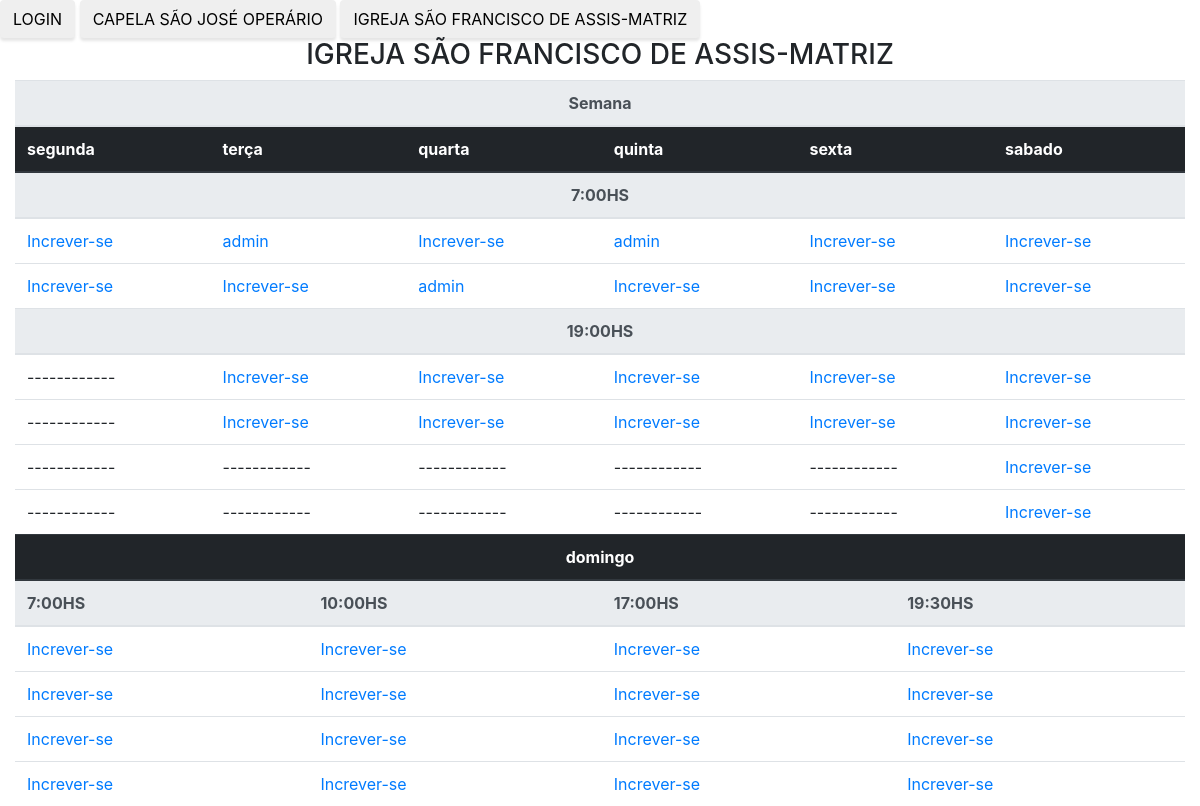
/?pag=1, run on the app's committed database.
### tables this page shows
CREATE TABLE `escala_igreja` (
  `segunda_manha1` varchar(20) NOT NULL,
  `segunda_manha2` varchar(20) NOT NULL,
  `segunda_noite1` varchar(20) NOT NULL,
  `segunda_noite2` varchar(20) NOT NULL,
  `terca_manha1` varchar(20) NOT NULL,
  `terca_manha2` varchar(20) NOT NULL,
  `terca_noite1` varchar(20) NOT NULL,
  `terca_noite2` varchar(20) NOT NULL,
  `quarta_manha1` varchar(20) NOT NULL,
  `quarta_manha2` varchar(20) NOT NULL,
  `quarta_noite1` varchar(20) NOT NULL,
  `quarta_noite2` varchar(20) NOT NULL,
  `quinta_manha1` varchar(20) NOT NULL,
  `quinta_manha2` varchar(20) NOT NULL,
  `quinta_noite1` varchar(20) NOT NULL,
  `quinta_noite2` varchar(20) NOT NULL,
  `sexta_manha1` varchar(20) NOT NULL,
  `sexta_manha2` varchar(20) NOT NULL,
  `sexta_noite1` varchar(20) NOT NULL,
  `sexta_noite2` varchar(20) NOT NULL,
  `sabado_manha1` varchar(20) NOT NULL,
  `sabado_manha2` varchar(20) NOT NULL,
  `sabado_noite1` varchar(20) NOT NULL,
  `sabado_noite2` varchar(20) NOT NULL,
  `sabado_noite3` varchar(20) NOT NULL,
  `sabado_noite4` varchar(20) NOT NULL,
  `domingo_manhaA1` varchar(20) NOT NULL,
  `domingo_manhaA2` varchar(20) NOT NULL,
  `domingo_manhaA3` varchar(20) NOT NULL,
  `domingo_manhaA4` varchar(20) NOT NULL,
  `domingo_manhaB1` varchar(20) NOT NULL,
  `domingo_manhaB2` varchar(20) NOT NULL,
  `domingo_manhaB3` varchar(20) NOT NULL,
  `domingo_manhaB4` varchar(30) NOT NULL,
  `domingo_tarde1` varchar(20) NOT NULL,
  `domingo_tarde2` varchar(20) NOT NULL,
  `domingo_tarde3` varchar(20) NOT NULL,
  `domingo_tarde4` varchar(30) NOT NULL,
  `domingo_noite1` varchar(20) NOT NULL,
  `domingo_noite2` varchar(20) NOT NULL,
  `domingo_noite3` varchar(30) NOT NULL,
  `domingo_noite4` varchar(30) NOT NULL,
  `domingo_capela1` varchar(30) NOT NULL,
  `domingo_capela2` varchar(30) NOT NULL,
  `domingo_capela3` varchar(30) NOT NULL,
  `domingo_capela4` varchar(30) NOT NULL,
  `mes` varchar(2) NOT NULL,
  `id` int(11) NOT NULL
);

### tabela_igreja.php (the view, shortened to what this page needs)
<?php
	$sql= "SELECT * FROM escala_igreja WHERE mes= DATE_FORMAT(now(), '%m')";
	$result = mysqli_query($conn,$sql);
	$row =  mysqli_fetch_assoc($result);
	$segunda_manha1  = @$row['segunda_manha1']?"  <a href='crud.php?ok_escala=true&segunda_manha1=false'>".$row['segunda_manha1']."</a>":"<a href='crud.php?ok_escala=true&segunda_manha1=true'>Increver-se</a>";
	$segunda_manha2  = @$row['segunda_manha2']?"  <a href='crud.php?ok_escala=true&segunda_manha2=false'>".$row['segunda_manha2']."</a>":"<a href='crud.php?ok_escala=true&segunda_manha2=true'>Increver-se</a>";
	$terca_manha1    = @$row['terca_manha1']?"    <a href='crud.php?ok_escala=true&terca_manha1=false'>".$row['terca_manha1']."</a>":"<a href='crud.php?ok_escala=true&terca_manha1=true'>Increver-se</a>";
	$terca_manha2    = @$row['terca_manha2']?"    <a href='crud.php?ok_escala=true&terca_manha2=false'>".$row['terca_manha2']."</a>":"<a href='crud.php?ok_escala=true&terca_manha2=true'>Increver-se</a>";
	$terca_noite1    = @$row['terca_noite1']?"    <a href='crud.php?ok_escala=true&terca_noite1=false'>".$row['terca_noite1']."</a>":"<a href='crud.php?ok_escala=true&terca_noite1=true'>Increver-se</a>";
	$terca_noite2    = @$row['terca_noite2']?"    <a href='crud.php?ok_escala=true&terca_noite2=false'>".$row['terca_noite2']."</a>":"<a href='crud.php?ok_escala=true&terca_noite2=true'>Increver-se</a>";
	$quarta_manha1   = @$row['quarta_manha1']?"   <a href='crud.php?ok_escala=true&quarta_manha1=false'>".$row['quarta_manha1']."</a>":"<a href='crud.php?ok_escala=true&quarta_manha1=true'>Increver-se</a>";
	$quarta_manha2   = @$row['quarta_manha2']?"   <a href='crud.php?ok_escala=true&quarta_manha2=false'>".$row['quarta_manha2']."</a>":"<a href='crud.php?ok_escala=true&quarta_manha2=true'>Increver-se</a>";
	$quarta_noite1   = @$row['quarta_noite1']?"   <a href='crud.php?ok_escala=true&quarta_noite1=false'>".$row['quarta_noite1']."</a>":"<a href='crud.php?ok_escala=true&quarta_noite1=true'>Increver-se</a>";
	$quarta_noite2   = @$row['quarta_noite2']?"   <a href='crud.php?ok_escala=true&quarta_noite2=false'>".$row['quarta_noite2']."</a>":"<a href='crud.php?ok_escala=true&quarta_noite2=true'>Increver-se</a>";
	$quinta_manha1   = @$row['quinta_manha1']?"   <a href='crud.php?ok_escala=true&quinta_manha1=false'>".$row['quinta_manha1']."</a>":"<a href='crud.php?ok_escala=true&quinta_manha1=true'>Increver-se</a>";
	$quinta_manha2   = @$row['quinta_manha2']?"   <a href='crud.php?ok_escala=true&quinta_manha2=false'>".$row['quinta_manha2']."</a>":"<a href='crud.php?ok_escala=true&quinta_manha2=true'>Increver-se</a>";
	$quinta_noite1   = @$row['quinta_noite1']?"   <a href='crud.php?ok_escala=true&quinta_noite1=false'>".$row['quinta_noite1']."</a>":"<a href='crud.php?ok_escala=true&quinta_noite1=true'>Increver-se</a>";
	$quinta_noite2   = @$row['quinta_noite2']?"   <a href='crud.php?ok_escala=true&quinta_noite2=false'>".$row['quinta_noite2']."</a>":"<a href='crud.php?ok_escala=true&quinta_noite2=true'>Increver-se</a>";
	$sexta_manha1    = @$row['sexta_manha1']?"    <a href='crud.php?ok_escala=true&sexta_manha1=false'>".$row['sexta_manha1']."</a>":"<a href='crud.php?ok_escala=true&sexta_manha1=true'>Increver-se</a>";
	$sexta_manha2    = @$row['sexta_manha2']?"    <a href='crud.php?ok_escala=true&sexta_manha2=false'>".$row['sexta_manha2']."</a>":"<a href='crud.php?ok_escala=true&sexta_manha2=true'>Increver-se</a>";
	$sexta_noite1    = @$row['sexta_noite1']?"    <a href='crud.php?ok_escala=true&sexta_noite1=false'>".$row['sexta_noite1']."</a>":"<a href='crud.php?ok_escala=true&sexta_noite1=true'>Increver-se</a>";
	$sexta_noite2    = @$row['sexta_noite2']?"    <a href='crud.php?ok_escala=true&sexta_noite2=false'>".$row['sexta_noite2']."</a>":"<a href='crud.php?ok_escala=true&sexta_noite2=true'>Increver-se</a>";
	$sabado_manha1   = @$row['sabado_manha1']?"   <a href='crud.php?ok_escala=true&sabado_manha1=false'>".$row['sabado_manha1']."</a>":"<a href='crud.php?ok_escala=true&sabado_manha1=true'>Increver-se</a>";
	$sabado_manha2   = @$row['sabado_manha2']?"   <a href='crud.php?ok_escala=true&sabado_manha2=false'>".$row['sabado_manha2']."</a>":"<a href='crud.php?ok_escala=true&sabado_manha2=true'>Increver-se</a>";
	$sabado_noite1   = @$row['sabado_noite1']?"   <a href='crud.php?ok_escala=true&sabado_noite1=false'>".$row['sabado_noite1']."</a>":"<a href='crud.php?ok_escala=true&sabado_noite1=true'>Increver-se</a>";
	$sabado_noite2   = @$row['sabado_noite2']?"   <a href='crud.php?ok_escala=true&sabado_noite2=false'>".$row['sabado_noite2']."</a>":"<a href='crud.php?ok_escala=true&sabado_noite2=true'>Increver-se</a>";
	$sabado_noite3   = @$row['sabado_noite3']?"   <a href='crud.php?ok_escala=true&sabado_noite3=false'>".$row['sabado_noite3']."</a>":"<a href='crud.php?ok_escala=true&sabado_noite3=true'>Increver-se</a>";
	$sabado_noite4   = @$row['sabado_noite4']?"   <a href='crud.php?ok_escala=true&sabado_noite4=false'>".$row['sabado_noite4']."</a>":"<a href='crud.php?ok_escala=true&sabado_noite4=true'>Increver-se</a>";
	$domingo_manhaA1 = @$row['domingo_manhaA1']?" <a href='crud.php?ok_escala=true&domingo_manhaA1=false'>".$row['domingo_manhaA1']."</a>":"<a href='crud.php?ok_escala=true&domingo_manhaA1=true'>Increver-se</a>";
	$domingo_manhaA2 = @$row['domingo_manhaA2']?" <a href='crud.php?ok_escala=true&domingo_manhaA2=false'>".$row['domingo_manhaA2']."</a>":"<a href='crud.php?ok_escala=true&domingo_manhaA2=true'>Increver-se</a>";
	$domingo_manhaA3 = @$row['domingo_manhaA3']?" <a href='crud.php?ok_escala=true&domingo_manhaA3=false'>".$row['domingo_manhaA3']."</a>":"<a href='crud.php?ok_escala=true&domingo_manhaA3=true'>Increver-se</a>";
	$domingo_manhaA4 = @$row['domingo_manhaA4']?" <a href='crud.php?ok_escala=true&domingo_manhaA4=false'>".$row['domingo_manhaA4']."</a>":"<a href='crud.php?ok_escala=true&domingo_manhaA4=true'>Increver-se</a>";
	$domingo_manhaB1 = @$row['domingo_manhaB1']?" <a href='crud.php?ok_escala=true&domingo_manhaB1=false'>".$row['domingo_manhaB1']."</a>":"<a href='crud.php?ok_escala=true&domingo_manhaB1=true'>Increver-se</a>";
	$domingo_manhaB2 = @$row['domingo_manhaB2']?" <a href='crud.php?ok_escala=true&domingo_manhaB2=false'>".$row['domingo_manhaB2']."</a>":"<a href='crud.php?ok_escala=true&domingo_manhaB2=true'>Increver-se</a>";
	$domingo_manhaB3 = @$row['domingo_manhaB3']?" <a href='crud.php?ok_escala=true&domingo_manhaB3=false'>".$row['domingo_manhaB3']."</a>":"<a href='crud.php?ok_escala=true&domingo_manhaB3=true'>Increver-se</a>";
	$domingo_manhaB4 = @$row['domingo_manhaB4']?" <a href='crud.php?ok_escala=true&domingo_manhaB4=false'>".$row['domingo_manhaB4']."</a>":"<a href='crud.php?ok_escala=true&domingo_manhaB4=true'>Increver-se</a>";
	$domingo_tarde1  = @$row['domingo_tarde1']?"  <a href='crud.php?ok_escala=true&domingo_tarde1=false'>".$row['domingo_tarde1']."</a>":"<a href='crud.php?ok_escala=true&domingo_tarde1=true'>Increver-se</a>";
	$domingo_tarde2  = @$row['domingo_tarde2']?"  <a href='crud.php?ok_escala=true&domingo_tarde2=false'>".$row['domingo_tarde2']."</a>":"<a href='crud.php?ok_escala=true&domingo_tarde2=true'>Increver-se</a>";
	$domingo_tarde3  = @$row['domingo_tarde3']?"  <a href='crud.php?ok_escala=true&domingo_tarde3=false'>".$row['domingo_tarde3']."</a>":"<a href='crud.php?ok_escala=true&domingo_tarde3=true'>Increver-se</a>";
	$domingo_tarde4  = @$row['domingo_tarde4']?"  <a href='crud.php?ok_escala=true&domingo_tarde4=false'>".$row['domingo_tarde4']."</a>":"<a href='crud.php?ok_escala=true&domingo_tarde4=true'>Increver-se</a>";
	$domingo_noite1  = @$row['domingo_noite1']?"  <a href='crud.php?ok_escala=true&domingo_noite1=false'>".$row['domingo_noite1']."</a>":"<a href='crud.php?ok_escala=true&domingo_noite1=true'>Increver-se</a>";
	$domingo_noite2  = @$row['domingo_noite2']?"  <a href='crud.php?ok_escala=true&domingo_noite2=false'>".$row['domingo_noite2']."</a>":"<a href='crud.php?ok_escala=true&domingo_noite2=true'>Increver-se</a>";
	$domingo_noite3  = @$row['domingo_noite3']?"  <a href='crud.php?ok_escala=true&domingo_noite3=false'>".$row['domingo_noite3']."</a>":"<a href='crud.php?ok_escala=true&domingo_noite3=true'>Increver-se</a>";
	$domingo_noite4  = @$row['domingo_noite4']?"  <a href='crud.php?ok_escala=true&domingo_noite4=false'>".$row['domingo_noite4']."</a>":"<a href='crud.php?ok_escala=true&domingo_noite4=true'>Increver-se</a>";
 ?>
	<h3 align="center">IGREJA SÃO FRANCISCO DE ASSIS-MATRIZ</h3>
		<div class="container-fluid ">
	 <?php  echo	$tabela = "<table class='table' >
		   <thead class='thead-light' >
		    		<tr align='center'>
		    		<th colspan='12'>Semana</th>
		    		</tr>
		    	</thead>
		    	<thead class='thead-dark'>
	    		<tr>
			      <th colspan='2'>segunda</th>
			      <th colspan='2'>terça</th>
			      <th colspan='2'>quarta</th>
			      <th colspan='2'>quinta</th>
			      <th colspan='2'>sexta</th>
			      <th colspan='2'>sabado</th>
			    </tr>
			    </thead>
			    <thead class='thead-light'>
		    		<tr align='center'>
		    		<th colspan='12'>7:00HS</th>
		    		</tr>
	  		</thead>
	  		<tbody>
			    <tr>
			      <td colspan='2'> $segunda_manha1</td>
			      <td colspan='2'> $terca_manha1</td>
			      <td colspan='2'> $quarta_manha1</td>
			      <td colspan='2'> $quinta_manha1</td>
			      <td colspan='2'> $sexta_manha1</td>
			      <td colspan='2'> $sabado_manha1</td>
			    <tr>
			      <td colspan='2'> $segunda_manha2</td>
			      <td colspan='2'> $terca_manha2</td>
			      <td colspan='2'> $quarta_manha2</td>
			      <td colspan='2'> $quinta_manha2</td>
			      <td colspan='2'> $sexta_manha2</td>
			      <td colspan='2'> $sabado_manha2</td>
			    </tr>
			   <thead class='thead-light'>
		    		<tr align='center'>
		    		<th colspan='12'>19:00HS</th>
		    		</tr>
		    	</thead>
		    	 <tr>
			      <td colspan='2'> ------------</td>
			      <td colspan='2'> $terca_noite1</td>
			      <td colspan='2'> $quarta_noite1</td>
			      <td colspan='2'> $quinta_noite1</td>
			      <td colspan='2'> $sexta_noite1</td>
			      <td colspan='2'> $sabado_noite1</td>
			    </tr>
			    <tr>
			      <td colspan='2'> ------------</td>
			      <td colspan='2'> $terca_noite2</td>
			      <td colspan='2'> $quarta_noite2</td>
			      <td colspan='2'> $quinta_noite2</td>
			      <td colspan='2'> $sexta_noite2</td>
			      <td colspan='2'> $sabado_noite2</td>
			    </tr>
			       <tr>
			      <td colspan='2'>------------</td>
			      <td colspan='2'>------------</td>
			      <td colspan='2'>------------</td>
			      <td colspan='2'>------------</td>
			      <td colspan='2'>------------</td>
			      <td colspan='2'> $sabado_noite3</td>
			    </tr>
			    <tr>
			      <td colspan='2'>------------</td>
			      <td colspan='2'>------------</td>
			      <td colspan='2'>------------</td>
			      <td colspan='2'>------------</td>
			      <td colspan='2'>------------</td>
			      <td colspan='2'> $sabado_noite4</td>
			    </tr>
			    <thead class='thead-dark'>
		    		<tr align='center'>
		    		<th colspan='12'>domingo</th>
		    		</tr>
		    	</thead>
		    	<thead  class='thead-light'>
	    		<tr>
			      <th  colspan='3' >7:00HS</th>
			      <th  colspan='3' >10:00HS</th>
			      <th  colspan='3' >17:00HS</th>
			      <th  colspan='3' >19:30HS</th>
			    </tr>
			    </thead>
			    <tr>
			      <td colspan='3'> $domingo_manhaA1</td>
			      <td colspan='3'> $domingo_manhaB1</td>
			      <td colspan='3'> $domingo_tarde1</td>
			      <td colspan='3'> $domingo_noite1</td>
			    </tr>
			    <tr>
			      <td colspan='3'> $domingo_manhaA2</td>
			      <td colspan='3'> $domingo_manhaB2</td>
			      <td colspan='3'> $domingo_tarde2</td>
			      <td colspan='3'> $domingo_noite2</td>
			    </tr>
			    <tr>
			      <td colspan='3'> $domingo_manhaA3</td>
			      <td colspan='3'> $domingo_manhaB3</td>
			      <td colspan='3'> $domingo_tarde3</td>
			      <td colspan='3'> $domingo_noite3</td>
			    </tr>
 				<tr>
			      <td colspan='3'> $domingo_manhaA4</td>
			      <td colspan='3'> $domingo_manhaB4</td>
			      <td colspan='3'> $domingo_tarde4</td>
			      <td colspan='3'> $domingo_noite4</td>
			    </tr>
	  		</tbody>
		</table>
	</div>";
?>

### css/style.css (style rules this page uses)
body { background-image: ; transition: background 2s linear, border 3s; margin: 0; padding: 0; height: 100vh; }

### data on the page
escala_igreja: terca_manha1 "admin", quinta_manha1 "admin", quarta_manha2 "admin"
